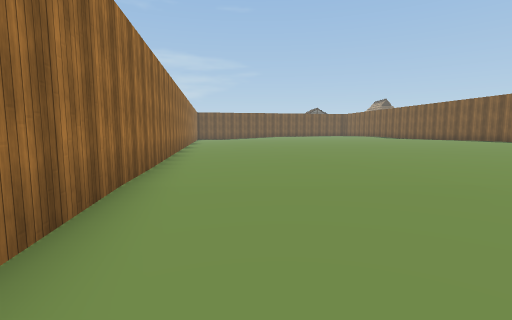
[1] (above)

16 first-person views from a walk through a scene from a Unity 3-D project. The camera is 1.5 m above the floor, tilts 6° down and sees 85° across. The floor is counted in squares, 2 m on a side. Each view is taken from the middle of a square. On the plan, view 1 faces up. The plan holds only what a view shows up to about 10 squares ahead; the rest is blank. The place goes on beyond the plan. The player is left out. Some animated figures are left out. Door leaves are left out, so doorways stand open. Some surface patterns are stand-ins.

[2]
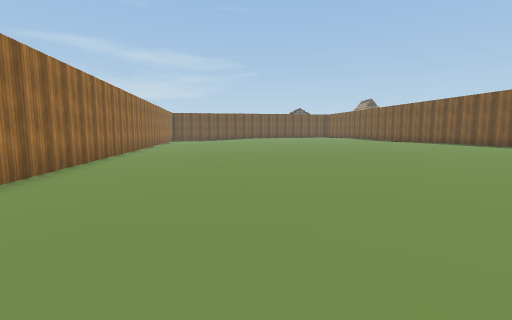

[3]
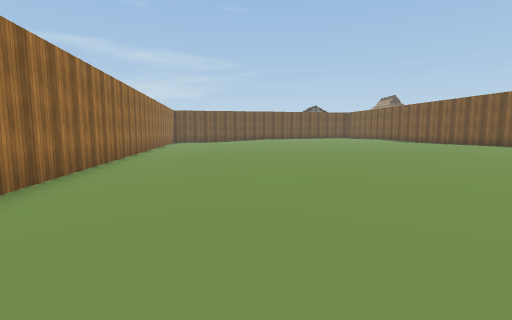

[4]
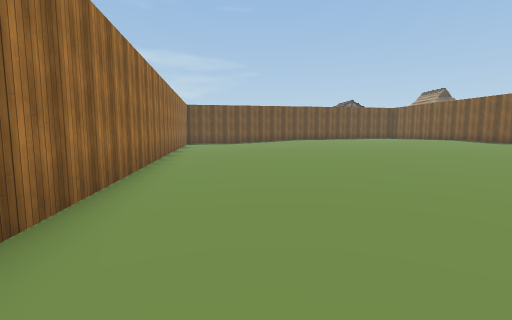

[5]
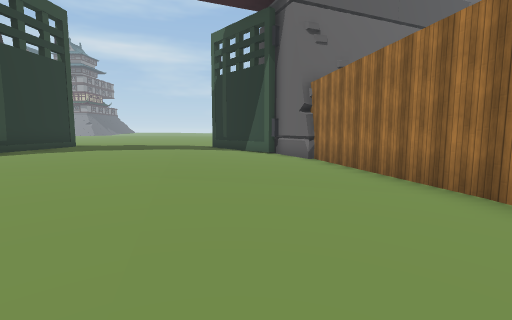

[6]
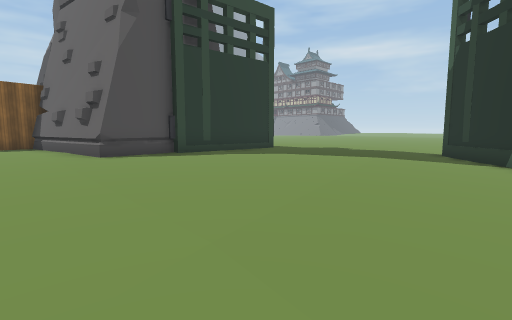

[7]
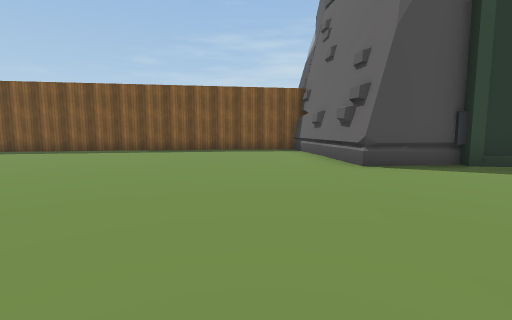

[8]
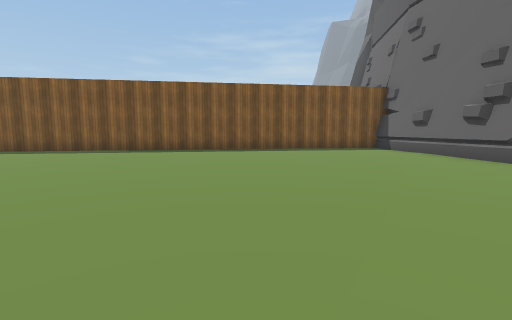

[9]
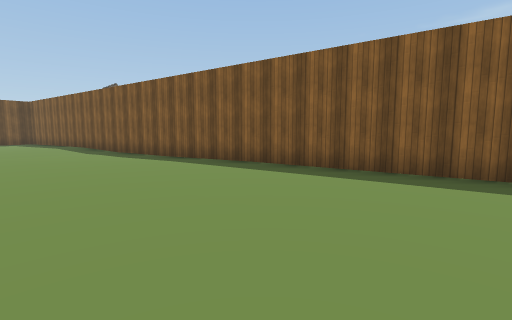

[10]
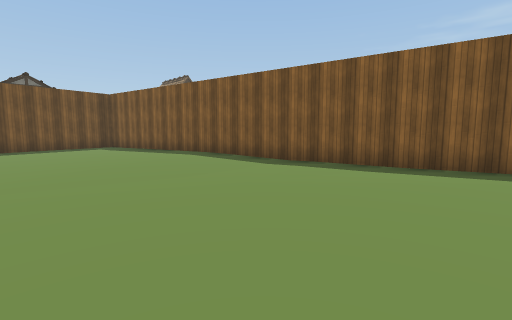

[11]
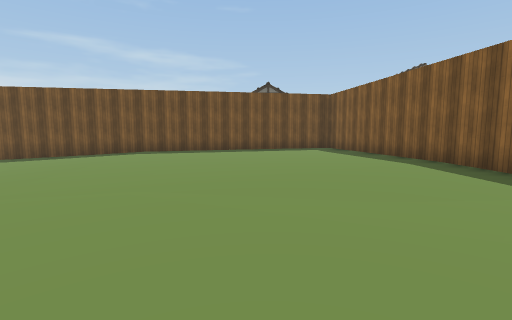

[12]
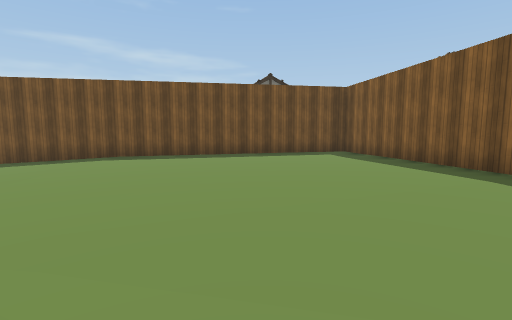

[13]
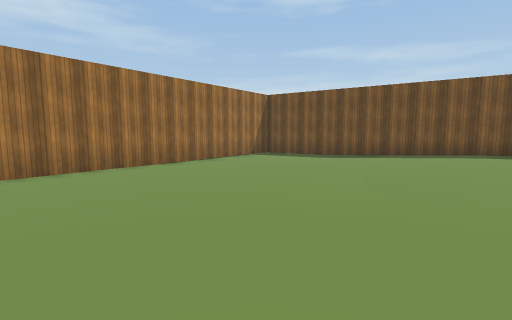

[14]
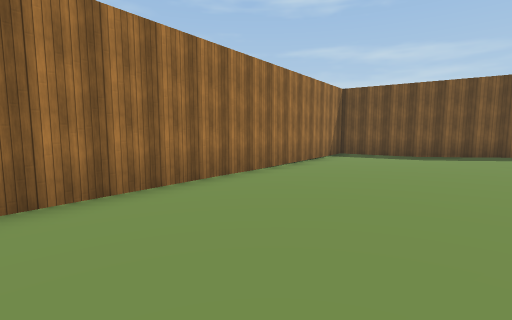

[15]
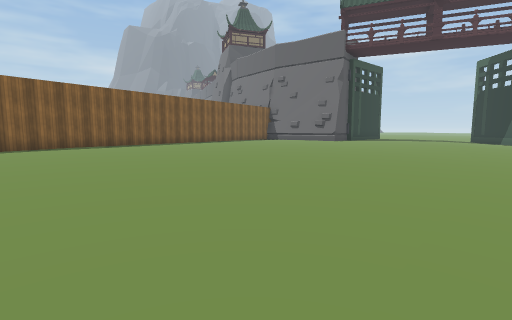

[16]
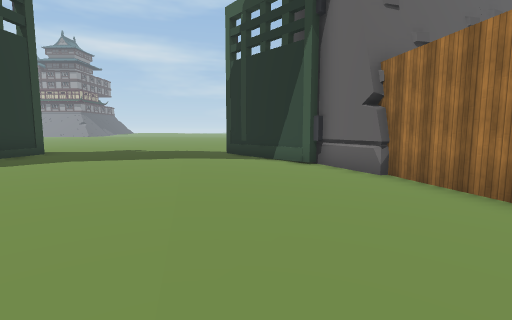

### Floor plan
Key: @ floor where view 1 was taken; # wall or solid block; . main floor; : floor 0.25 m higher than the main floor; - floor 0.25 m lower than the main floor; _ floor 0.5 m lower than the main floor.
Columns run from 4 left of view 1 to 14 right of it. Each row starts with its distance up from view 1.
 29          ######
 28     ######::::#
 27 #####......:::#
 26 __---.......::#
 25 __---.......::#
 24 __---......:::#
 23 _----......:::##
 22 _-----....:::::#
 21 _-----.....::::#
 20 ----........:::#
 19 ----......:::::#
 18 #---.......::::#
 17 #---.......::::##
 16 #---.......:::::#
 15 #---.......:::::#
 14 #---.......:::::#
 13 #---.......:::::#
 12 #----......:::::#
 11 ##---.......::::#
 10  #---.......::::##
  9  #---.......:::::#
  8  #---.......:::::#
  7  #---.......:::::#
  6  #---.......:::::#
  5  ##-.........::::#
  4   #-.........::::##
  3   #-.......:::::::#
  2   #--......::######
  1   #---......:#
  0   #-@-.......#
 -1   ##--.......#
 -2    #---......#
 -3    ##--.....##
 -4     #--.....#
 -5     ##--.....:
 -6      ###......

Positions as (right, up) in squares from view 1, and headings:
1: (0, 0), facing up
2: (2, 1), facing up
3: (1, 4), facing up
4: (-1, 8), facing up
5: (1, 7), facing down
6: (1, 4), facing down-right
7: (3, 4), facing right
8: (3, 7), facing right
9: (7, 10), facing up-right
10: (5, 16), facing up-right
11: (6, 17), facing up
12: (6, 19), facing up
13: (3, 17), facing up-left
14: (0, 16), facing up-left
15: (0, 17), facing down-right
16: (2, 4), facing down
